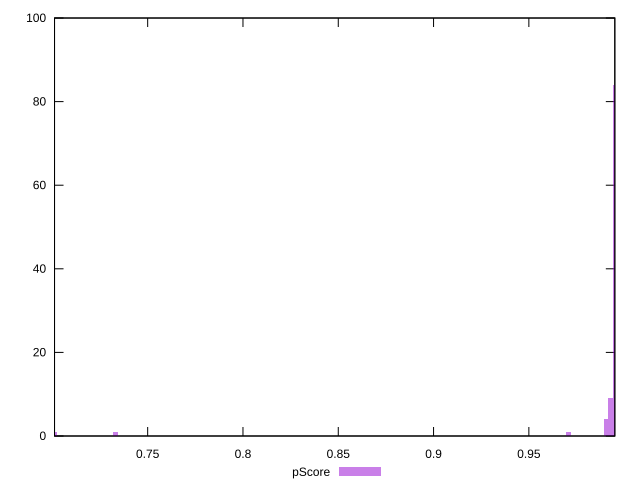

Generate this figure with gnuplot:
reset

$pScore <<EOF
0.7011172257500191 1
0.9952922855052718 84
0.9903893678426843 4
0.9928408266739781 9
0.9707776971923341 1
0.7329861905568381 1
EOF

set key outside below
set boxwidth 0.002451458831293773
set xrange [0.701132553722267:0.9950993763763162]
set yrange [0:100]
set trange [0:100]
set style fill transparent solid 0.5 noborder
set terminal svg size 640, 490 enhanced background rgb 'white'
set output "report_00008_2021-01-22T20:58:29.167/first-cpu-idle/samples/pages/pScore/histogram.svg"

plot $pScore title "pScore" with boxes

reset
